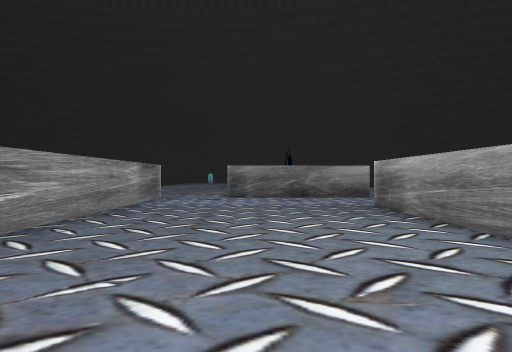
[1] (above)

19 first-person views from a walk through a 3-D level made in the Unity game engine. The camera is 1.5 m above the floor, looks level and sees 90° across. The floor is counted in squares, 2 m on a side. Each view is taken from the middle of a square. On the plan, view 1 faces up. The plan holds only what a view shows up to about 9 squares ahead; the rest is blank. The place goes on beyond the plan. The player is left out. Some animated figures are left out. Some surface patterns are stand-ins.

[2]
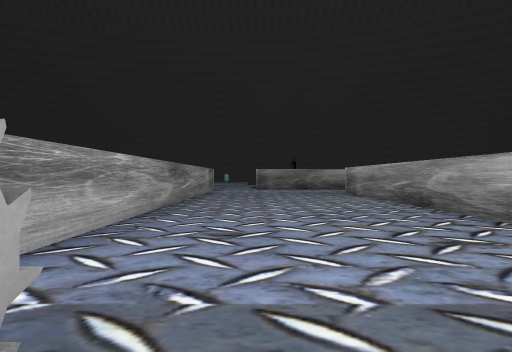

[3]
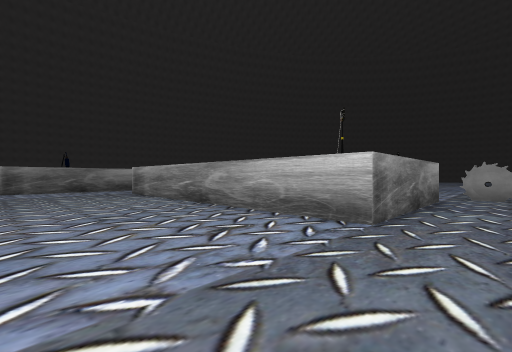

[4]
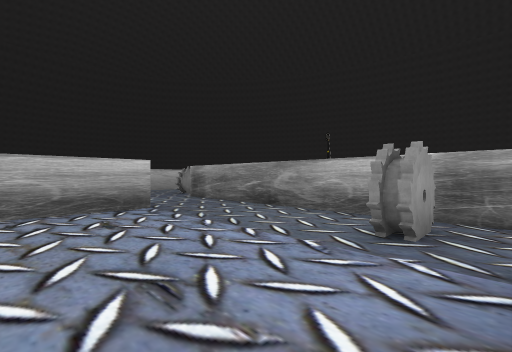

[5]
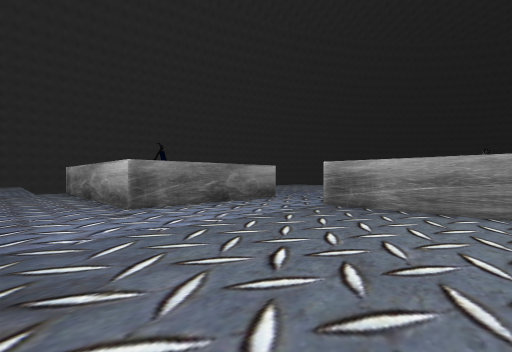

[6]
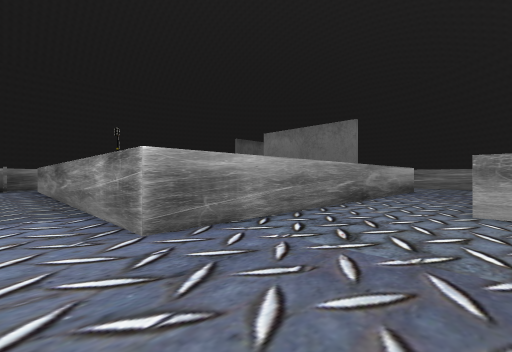

[7]
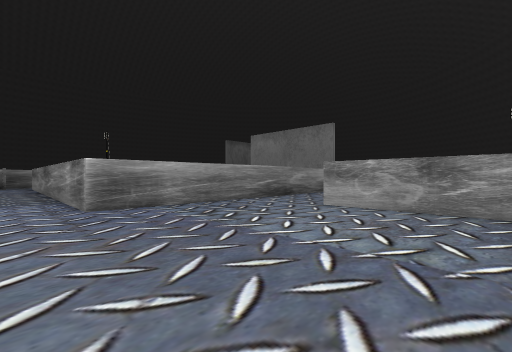

[8]
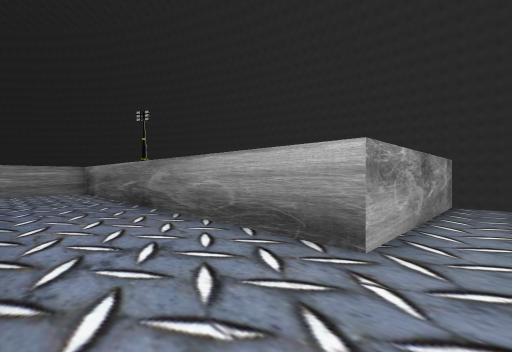

[9]
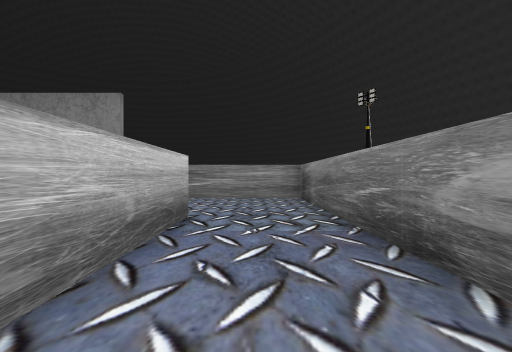

[10]
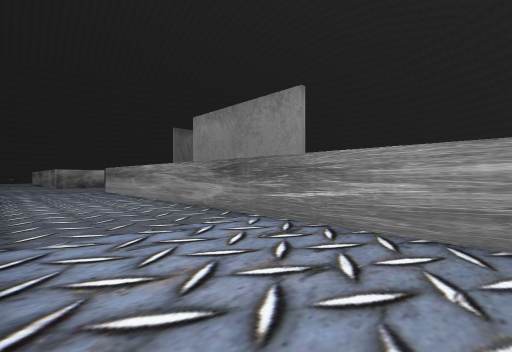

[11]
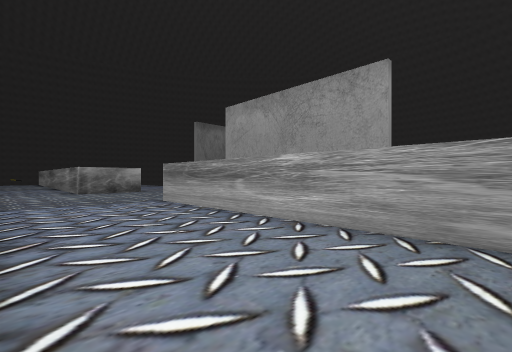

[12]
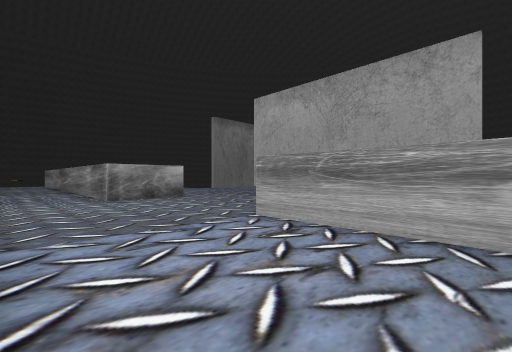

[13]
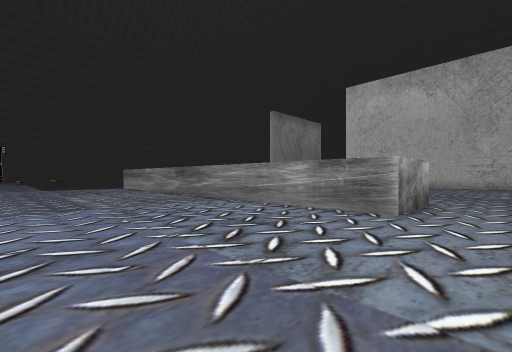

[14]
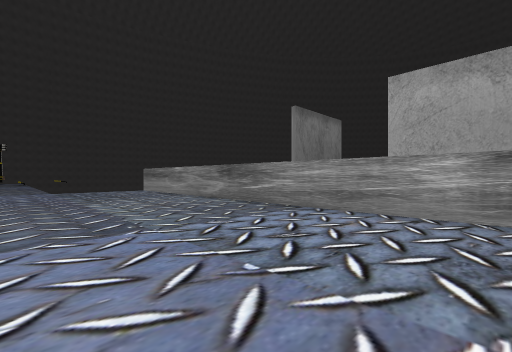

[15]
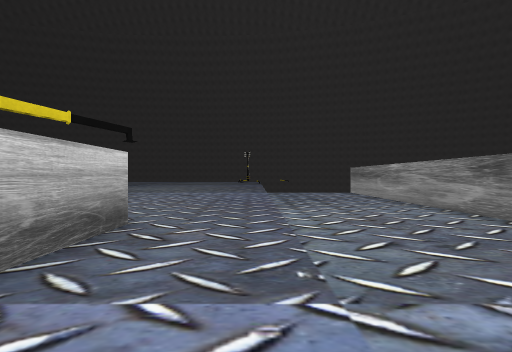

[16]
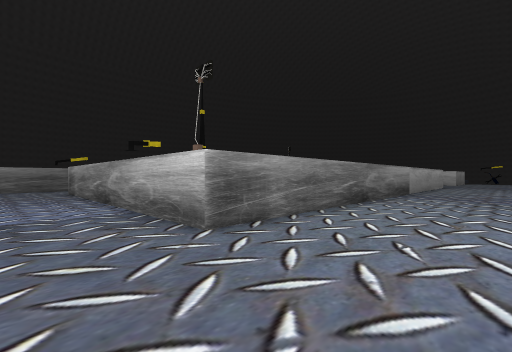

[17]
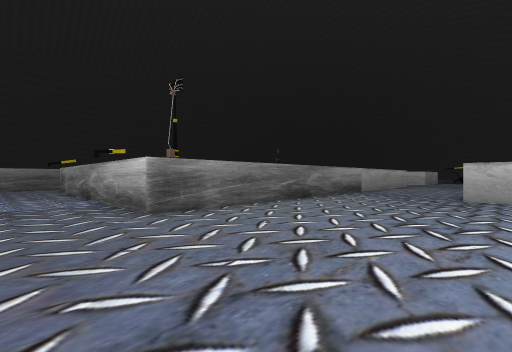

[18]
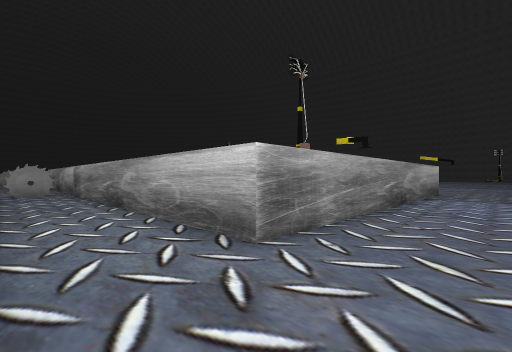

[19]
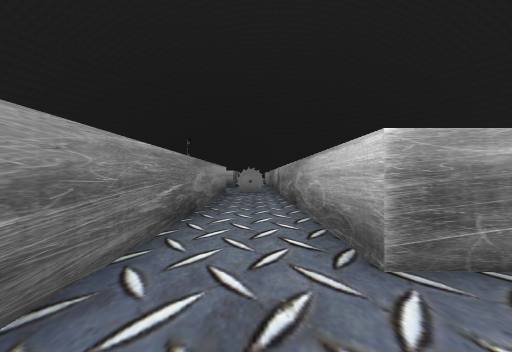

### Floor plan
Points are (right, up) in squares from view 1. A wall is a line through its corners. A room is listed if a view was taken in it or the views show most of it. See-through windows are left out.
Room 1 (views 1, 2, 3, 4, 5)
walls: (-2.6, -6) (4.8, -6); (6.5, -3.5) (3, -3.5) (3, 6.5); (-3.2, 8.8) (-3.2, -2.8); (4, 9) (-1, 9)
ways out: opening at (-3.5, -4.5) to room 2; opening at (-2.5, 9) to room 2; opening at (3.5, 7.5); opening at (6, -5)
objects: other object (-2, -5) to (-2, -4)
Room 2 (views 6, 7, 8, 9, 10, 11, 12, 13, 14, 15, 16, 17, 18, 19)
walls: (-5, -3.8) (-12.8, -3.8); (-20.5, -8.5) (-18.3, -8.5) (-18.3, -21); (-4.2, -16) (-12, -16) (-12, -6) (-2.6, -6); (-15.8, 8.8) (-3.2, 8.8); (-1, 9) (-1, 13.6); (-4.5, -21) (-4.5, -20); (-8, 15.5) (-8, 11.5) (-19.5, 11.5) (-19.5, -3.5)
ways out: opening at (-3.5, -4.5) to room 1; opening at (-2.5, 9) to room 1

Positions as (right, up) in squares from view 1, and headings:
1: (0, 0), facing up
2: (-1, -5), facing up
3: (-1, -5), facing up-right
4: (-3, -1), facing down-right
5: (-3, 3), facing up-right
6: (-2, 12), facing down-left
7: (-2, 15), facing down-left
8: (-7, 9), facing up-left
9: (-11, 10), facing left
10: (-16, 10), facing down-left
11: (-16, 4), facing down-left
12: (-16, 0), facing down-left
13: (-13, -7), facing down-left
14: (-13, -10), facing down-left
15: (-14, -12), facing down
16: (-14, -19), facing up-right
17: (-14, -21), facing up-right
18: (-14, -4), facing down-right
19: (-14, -5), facing right
